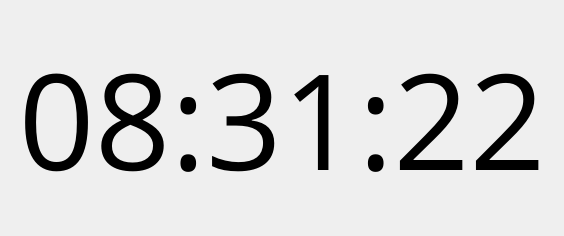
<?xml version="1.0" encoding="UTF-8"?>
<ui version="4.0">
 <class>Form</class>
 <widget class="QWidget" name="Form">
  <property name="geometry">
   <rect>
    <x>0</x>
    <y>0</y>
    <width>564</width>
    <height>236</height>
   </rect>
  </property>
  <property name="windowTitle">
   <string>Clock - Biagio Raucci</string>
  </property>
  <layout class="QVBoxLayout" name="verticalLayout">
   <item>
    <widget class="QLabel" name="label_clock">
     <property name="font">
      <font>
       <family>Open Sans</family>
       <pointsize>100</pointsize>
      </font>
     </property>
     <property name="text">
      <string>08:31:22</string>
     </property>
     <property name="alignment">
      <set>Qt::AlignCenter</set>
     </property>
    </widget>
   </item>
  </layout>
 </widget>
 <resources/>
 <connections/>
</ui>
